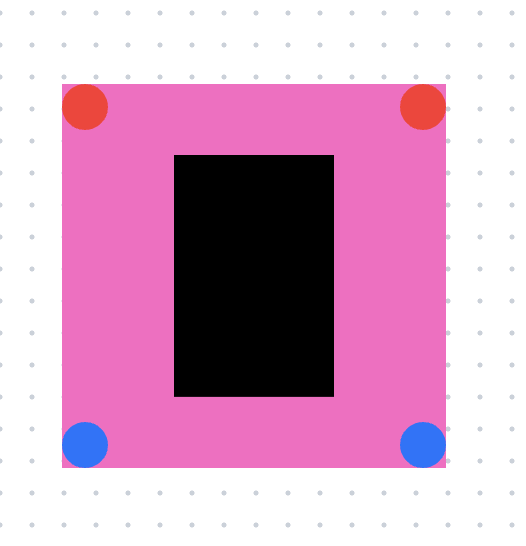
#> input picture corner_detection/bot_images/less_pink_bot.png, 526 x 546 px, found by its file name
$ python detect_our_robot.py
#> lines starting #> are read from the running program, lines starting #| are printed output that depends on the picture; after the words box and inside, x2 and y2 are one past the last pixel; in counts of white or black regions, pixels touching at a corner belong together
import cv2
import numpy as np
import os
import time

# ---------------------------------------------------------------------------- #

image_path_1 = os.getcwd() + '/bot_images/less_pink_bot.PNG'
image_path_2 = os.getcwd() + '/bot_images/more_pink_bot.PNG'

# ---------------------------------------------------------------------------- #

"""
Detect the number of pixels of bright pink color in a single image.

Input:
- image: The input image of the robot.

Output:
- pink_pixel_count: The number of bright pink pixels detected in the image.
"""
def find_bot_color_pixels(image):
    hsv_image = cv2.cvtColor(image, cv2.COLOR_BGR2HSV)

    # Get the HSV range for the robot's bright pink color
    # TODO: this value is subject to change based on the actual color of our robot
    lower_limit = np.array([140, 100, 100])
    upper_limit = np.array([170, 255, 255])

    # Create a mask for the bright pink color in the image
    mask = cv2.inRange(hsv_image, lower_limit, upper_limit)

    # Count the number of non-zero pixels in the mask, which correspond to bright pink pixels
    pink_pixel_count = cv2.countNonZero(mask)

    return pink_pixel_count

"""
Detect the robot in two images using its bright pink color.

Input:
- image1, image2: The two input images of the robot, where one is our robot
and the other is the enemy robot

Output:
- The image that is our robot
"""
def find_our_bot(image1, image2):
    image_1_pixels = find_bot_color_pixels(image1)
    image_2_pixels = find_bot_color_pixels(image2)

    if image_1_pixels > image_2_pixels:
        return image1
    else:
        return image2

image1 = cv2.imread(image_path_1)
#> image1 is the input picture: shape (546, 526, 3); mean B, G, R 195.5, 165.6, 211.2
image2 = cv2.imread(image_path_2)
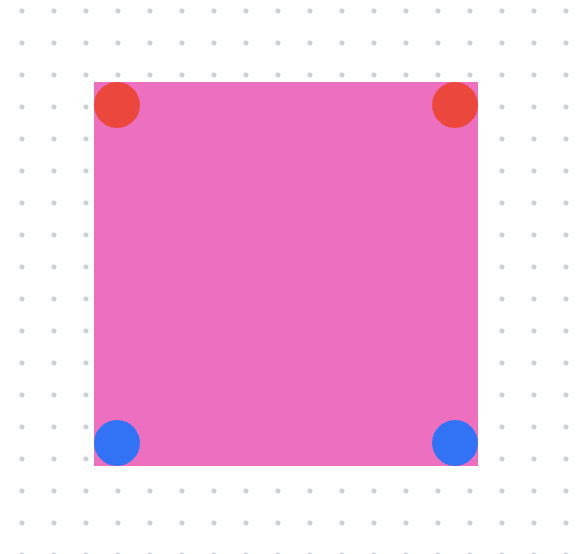
#> input picture corner_detection/bot_images/more_pink_bot.png, 588 x 554 px, found by its file name
#> image2 is the input picture: shape (554, 588, 3); mean B, G, R 225.3, 189.4, 244.4

if image1 is not None and image2 is not None:

    height1, width1, _ = image1.shape
#> height1 = 546; width1 = 526
    height2, width2, _ = image2.shape
#> height2 = 554; width2 = 588

    image1 = cv2.resize(image1, (int(width1/2), int(height1/2)))
#> image1: shape (273, 263, 3)
    image2 = cv2.resize(image2, (int(width2/2), int(height2/2)))
#> image2: shape (277, 294, 3)

    start_time = time.time()
    our_bot = find_our_bot(image1, image2)
#> in find_bot_color_pixels, `hsv_image = cv2.cvtColor(image, cv2.COLOR_BGR2HSV)`: hsv_image: shape (273, 263, 3); mean H, S, V 60.5, 52.4, 213.5
#> in find_bot_color_pixels, `mask = cv2.inRange(hsv_image, lower_limit, upper_limit)`:
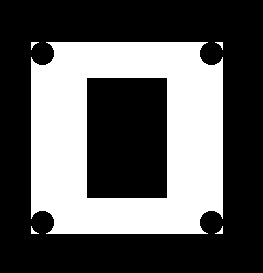
#> mask: shape (273, 263); 35.6% white; 5 white regions, box (x1, y1, x2, y2) and area: (31, 42, 223, 234) 25472, (31, 42, 39, 50) 27, (215, 42, 223, 50) 27, (31, 226, 39, 234) 27, (215, 226, 223, 234) 27
#> in find_bot_color_pixels, `pink_pixel_count = cv2.countNonZero(mask)`: pink_pixel_count = 25580
#> in find_bot_color_pixels (call 2), `hsv_image = cv2.cvtColor(image, cv2.COLOR_BGR2HSV)`: hsv_image: shape (277, 294, 3); mean H, S, V 72.6, 62, 246.5
#> in find_bot_color_pixels (call 2), `mask = cv2.inRange(hsv_image, lower_limit, upper_limit)`:
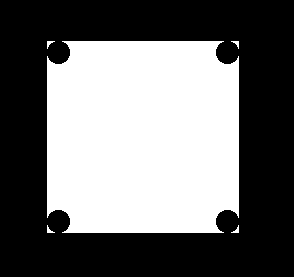
#> mask: shape (277, 294); 43.2% white; 5 white regions, box (x1, y1, x2, y2) and area: (47, 41, 239, 233) 35072, (47, 41, 55, 49) 27, (231, 41, 239, 49) 27, (47, 225, 55, 233) 27, (231, 225, 239, 233) 27
#> in find_bot_color_pixels (call 2), `pink_pixel_count = cv2.countNonZero(mask)`: pink_pixel_count = 35180
    end_time = time.time()

    execution_time = end_time - start_time
    print(f"Code execution time (detect_our_robot): {execution_time} seconds")
